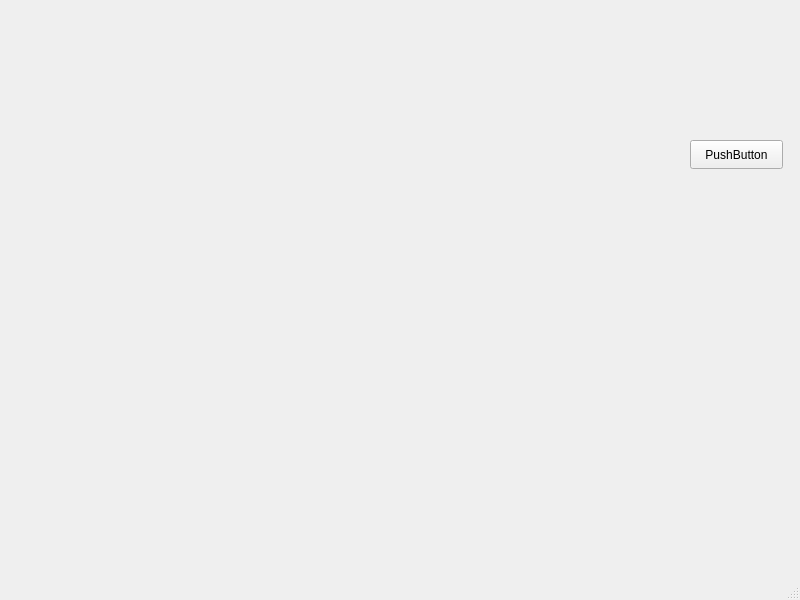
<?xml version="1.0" encoding="UTF-8"?>
<ui version="4.0">
 <class>MainWindow</class>
 <widget class="QMainWindow" name="MainWindow">
  <property name="geometry">
   <rect>
    <x>0</x>
    <y>0</y>
    <width>800</width>
    <height>600</height>
   </rect>
  </property>
  <property name="windowTitle">
   <string>MainWindow</string>
  </property>
  <widget class="QWidget" name="centralwidget">
   <widget class="QPushButton" name="pushButton">
    <property name="geometry">
     <rect>
      <x>690</x>
      <y>140</y>
      <width>93</width>
      <height>29</height>
     </rect>
    </property>
    <property name="text">
     <string>PushButton</string>
    </property>
   </widget>
  </widget>
  <widget class="QMenuBar" name="menubar">
   <property name="geometry">
    <rect>
     <x>0</x>
     <y>0</y>
     <width>800</width>
     <height>26</height>
    </rect>
   </property>
  </widget>
  <widget class="QStatusBar" name="statusbar"/>
 </widget>
 <resources/>
 <connections/>
</ui>
